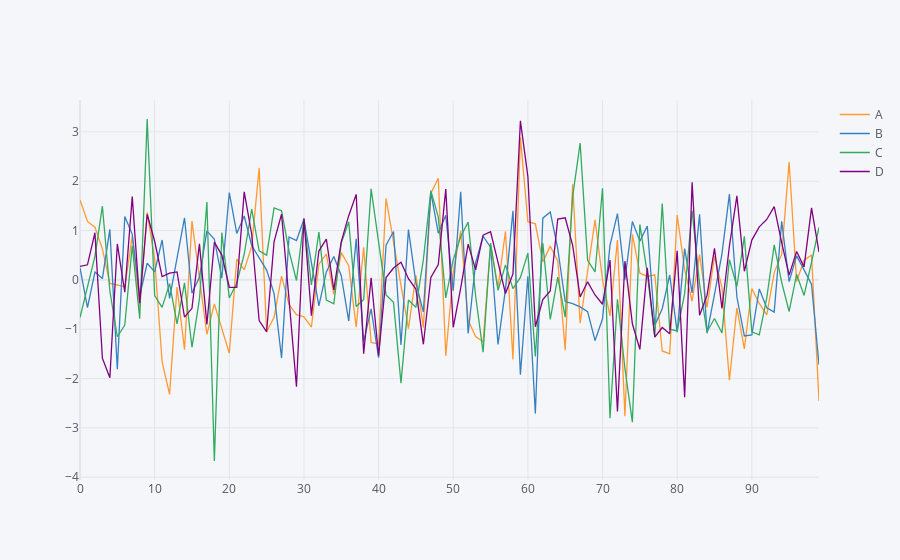

The notebook cell saved with this chart:
### Code cell
df.iplot() #interactive plot
